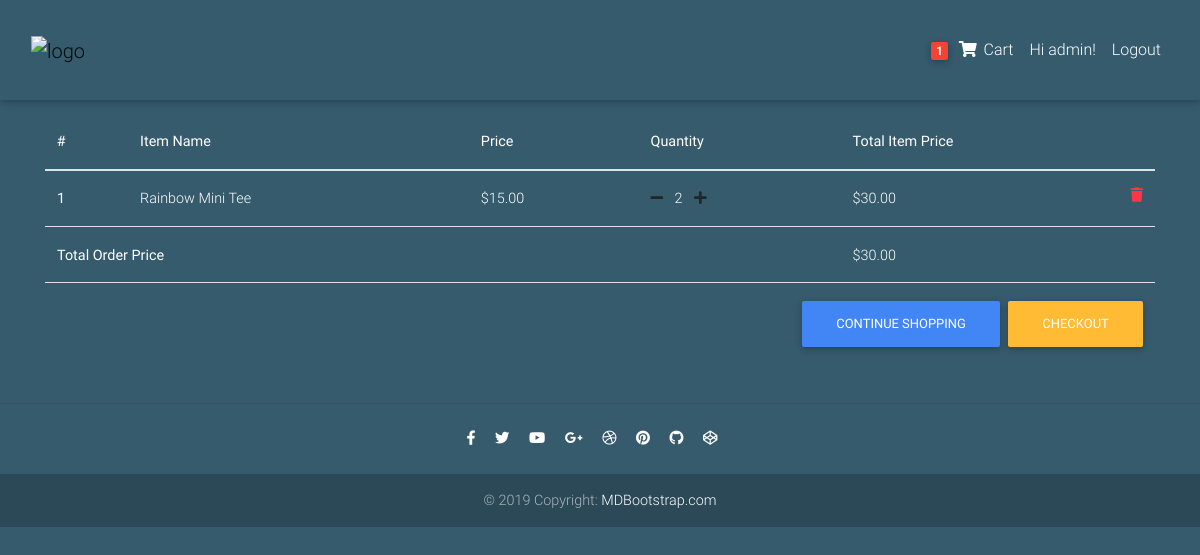
/order-summary (signed in), run on an earlier commit of the app's database.
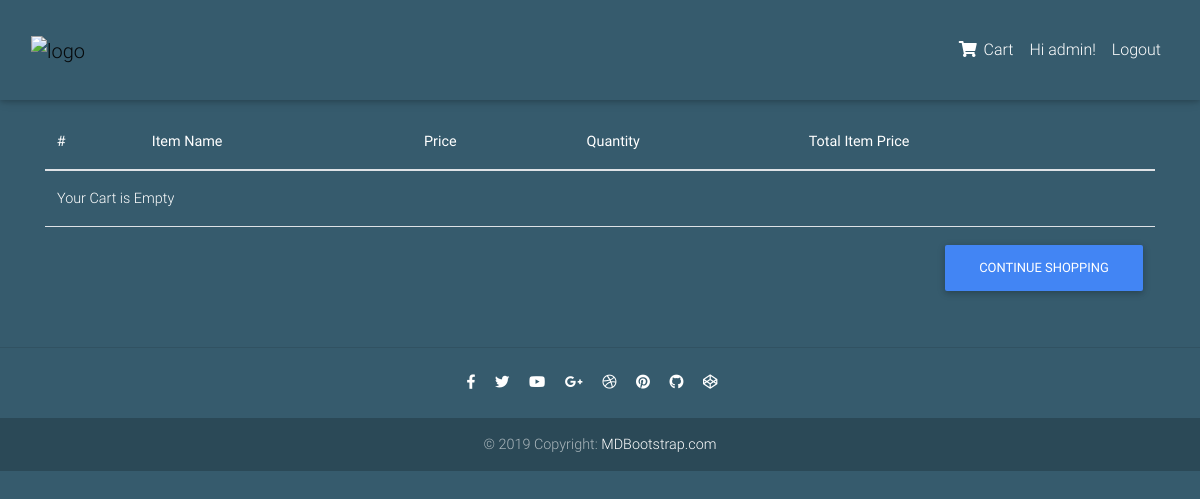
And on a later commit of the database.
### hbc_app/models.py (models this page shows, shortened)
class Order(models.Model):
    user = models.ForeignKey(settings.AUTH_USER_MODEL, on_delete= models.CASCADE)
    items = models.ManyToManyField(OrderItem, related_name= "complete_order")
    start_date = models.DateTimeField(auto_now_add=True)
    ordered_date= models.DateTimeField()
    ordered = models.BooleanField(default= False)
    checkout_address = models.ForeignKey('CheckoutAddress', related_name= "user_checkout_address", on_delete=models.SET_NULL, blank=True, null=True)
    created_at = models.DateTimeField(auto_now_add=True)
    updated_at = models.DateTimeField(auto_now=True)
    def get_total_price(self):
        total = 0
        for order_item in self.items.all():
            total += order_item.get_final_price()
        return total

class OrderItem(models.Model):
    user = models.ForeignKey(settings.AUTH_USER_MODEL, on_delete= models.CASCADE)
    ordered = models.BooleanField(default= False)
    item = models.ForeignKey(Item, related_name= "user_ordered", on_delete= models.CASCADE)
    quantity = models.IntegerField(default= 1)
    created_at = models.DateTimeField(auto_now_add=True)
    updated_at = models.DateTimeField(auto_now=True)
    def get_total_item_price(self):
        return self.quantity * self.item.price
    def get_final_price(self):
        if self.item.discount_price:
            return self.get_discount_item_price()
        return self.get_total_item_price()

class Item(models.Model):
    item_name = models.CharField(max_length= 100)
    price = models.FloatField()
    discount_price = models.FloatField(blank= True, null= True)
    category = models.CharField(choices= CATEGORY, max_length= 3)
    image = models.ImageField(null= True, blank= True)
    description = models.TextField()
    shirt_color = models.CharField(max_length= 50, choices=CHOICES, null= True, blank=True)
    created_at = models.DateTimeField(auto_now_add=True)
    updated_at = models.DateTimeField(auto_now=True)

### hbc_app/views.py (the view)
# urls.py: path('order-summary', OrderSummaryView.as_view(), name='order-summary'),
class OrderSummaryView(LoginRequiredMixin, View):
    def get(self, *args, **kwargs):
        try:
            order = Order.objects.get(user=self.request.user, ordered= False)
            context = {
                'object': order
            }
            return render(self.request, 'order_summary.html', context)
        except ObjectDoesNotExist:
            messages.error(self.request, "You do not have an order")
            return redirect("/")

### hbc_app/templatetags/cart_template_tags.py (called while the page is built)
@register.filter
def cart_item_count(user):
    if user.is_authenticated:
        qs = Order.objects.filter(user=user, ordered=False)
        if qs.exists():
            return qs[0].items.count()
    return 0

### hbc_app/templates/order_summary.html
{% extends 'base.html' %}
{% block content %}
<main>
    <div class= "container white-text">
        <div class="table-responsive text-nowrap">
    <h3>
        <strong>Your Cart</strong>
    </h3>
    <table class="table white-text">
        <thead>
        <tr>
            <th scope="col">#</th>
            <th scope="col">Item Name</th>
            <th scope="col">Price</th>
            <th scope="col">Quantity</th>
            <th scope="col">Total Item Price</th>
        </tr>
        </thead>
        <tbody>
        {% for order_item in object.items.all %}
        <tr>
            <th scope="row">{{ forloop.counter }}</th>
            <td>{{ order_item.item.item_name }}</td>
            <td>
            {% if order_item.item.discount_price %}
                <del>${{ order_item.item.price|floatformat:2 }}</del>
                ${{ order_item.item.discount_price|floatformat:2 }}
            {% else %}
                ${{ order_item.item.price|floatformat:2 }}
            {% endif %}
            </td>
            <td>
                <a href="{% url 'hbc_app:reduce-quantity-item' order_item.item.pk %}"><i class="fas fa-minus mr-2"></i></a>
                {{ order_item.quantity }}
                <a href="{% url 'hbc_app:add-to-cart' order_item.item.pk %}"><i class="fas fa-plus ml-2"></i></a>
            </td>
            <td>
            {% if order_item.item.discount_price %}
                ${{ order_item.get_discount_item_price|floatformat:2 }}
                <span class="badge badge-success" >Saved ${{ order_item.get_amount_saved|floatformat:2 }}</span>
            {% else %}
                ${{ order_item.get_total_item_price|floatformat:2 }}
            {% endif %}
                <a href="{% url 'hbc_app:remove-from-cart' order_item.item.pk %}">
                <i class="fas fa-trash float-right text-danger"></i>
                </a>
            </td>
        </tr>
        {% empty %}
        <tr>
            <td colspan="5">Your Cart is Empty</td>
        </tr>
        <tr>
            <td colspan="5">
                <a href="{% url 'hbc_app:home' %}" class="btn btn-primary float-right">Continue Shopping</a>
            </td>
        </tr>
        {% endfor %}
        {% if object.get_total_price %}
        <tr>
            <td colspan="4"><b>Total Order Price</b></td>
            <td>${{ object.get_total_price|floatformat:2 }}</td>
        </tr>
        <tr>
            <td colspan="5">
                <a href="{% url 'hbc_app:checkout' %}" class="btn btn-warning float-right ml-2">Checkout</a>
                <a href="{% url 'hbc_app:home' %}" class="btn btn-primary float-right">Continue Shopping</a>
            </td>
        </tr>
        {% endif %}
        </tbody>
    </table>
        </div>
    </div>
</main>
{% endblock content %}

### hbc_app/templates/base.html (shortened to what this page needs)
{% load static %}
{% load cart_template_tags %}
<!DOCTYPE html>
<html lang="en">
<head>
    <link rel="stylesheet" href="https://use.fontawesome.com/releases/v5.11.2/css/all.css">
    <link href="{% static 'css/bootstrap.min.css' %}" rel="stylesheet">
    <link href="{% static 'css/mdb.min.css' %}" rel="stylesheet">
    <link href=" {% static 'css/style.min.css' %}" rel="stylesheet">
    </head>
    <body style="background-color: #365B6D;">
    <nav class="navbar navbar-custom fixed-top navbar-expand-md navbar-light scrolling-navbar " style="background-color: #365B6D;">
        <div class="container-fluid navbar-custom" style="background-color: #365B6D;">
        <a class="navbar-brand waves-effect" href="/">
            <img src="../static/img/logos/large_white_transparent_logo.png" alt="logo" width="100" height="100">
        </a>
        <div class="collapse navbar-collapse" id="navbarSupportedContent">
            <ul class="navbar-nav nav-flex-icons">
                {% if user.is_authenticated %}
                <li class="nav-item">
                    <a class="nav-link waves-effect" href="{% url 'hbc_app:order-summary' %}">
                    {% if request.user|cart_item_count != 0 %}
                    <span class="badge red z-depth-1 mr-1"> {{ request.user|cart_item_count }} </span>
                    {% endif %}
                    <i class="fas fa-shopping-cart text-white"></i>
                    <span class="clearfix d-none d-sm-inline-block text-white"> Cart </span>
                    </a>
                </li>
                <li class="nav-item">
                    <a class="nav-link waves-effect text-white">
                    Hi {{ user.username }}!
                    </a>
                </li>
                    <a class="nav-link waves-effect text-white" href="{% url 'account_logout' %}"> Logout</a>
                {% else %}
                </li class="nav-item">
                    <a class="nav-link waves-effect text-white" href="{% url 'account_login' %}"> Login</a>
                </li>
                {% endif %}
            </ul>
        </div>
        </div>
    </nav>
    <div class="mt-5 pt-4">
    </div>
    {% block content %}
    {% endblock content %}
    {% include "footer.html" %}
</body>
</html>

What changed in the data, as far as the page shows it:
removed OrderItem: item.item_name "Rainbow Mini Tee", item.price "15.00", quantity "2", get_total_item_price "30.00"
no longer on this page (row unchanged): Order: get_total_price "30.00"
Also different on the page:
{{ request.user|cart_item_count }}: "1" → (not shown)
text no longer shown: "Total Order Price $ CHECKOUT"
text now shown: "Your Cart is Empty"
